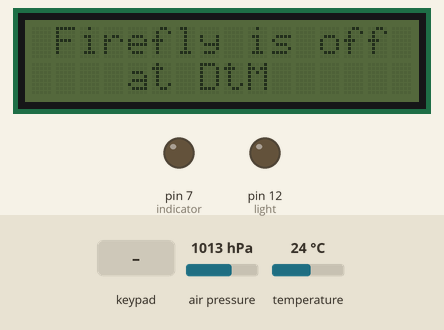
Simulated run of this sketch. Board: Arduino Uno, built with avr-gcc and run on an emulated ATmega328P. Shown: 16×2 character LCD, output pins drawn as LEDs (lit = HIGH). The test bench sets the inputs (shaded band); at power-on: air pressure 1013 hPa, temperature 24 °C. What the sketch prints to the serial monitor is not drawn.

Above: at 4.7 s.
4.8 s: key 'S' pressed
At 6.4 s:
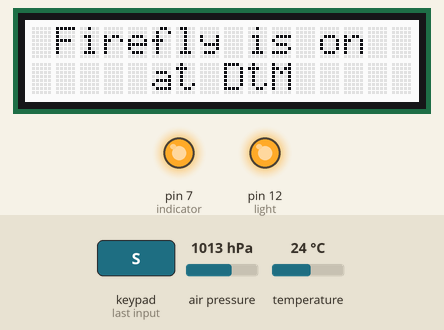
At 10.0 s:
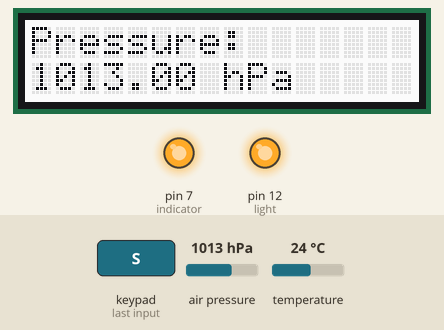
Timing chart, 0 to 11.5 s (numbered marks = the images above; inputs shaded):
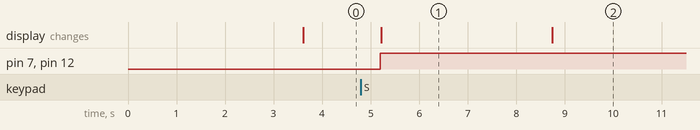

Measured:
- after the input at 4.8 s, pin 7 (indicator), pin 12 (light): LOW → HIGH after 0.39 s; the display: changes after 0.42 s (image 1)
- what the display in image 1 shows lasts 3.5 s, from 5.2 s to 8.7 s

The sketch:

_140330_BMP_firefly_v8.ino
```cpp
#include <Wire.h>
#include <Adafruit_Sensor.h>
#include <Adafruit_BMP085_U.h>
#include <Adafruit_MCP23017.h>
#include <Adafruit_RGBLCDShield.h>

Adafruit_RGBLCDShield lcd = Adafruit_RGBLCDShield();
Adafruit_BMP085_Unified bmp = Adafruit_BMP085_Unified(10085);

const int light = 12;            // This is the pin that the leds are connected to in series
int PressNum = 0;                // The number of times the button has been pressed
int xTimer=0;                    // This is the counter for the timer to indicate how many 500ms delays has occurred
const int indicator = 7;         // This tells the imp that the button was pressed

float temperature;
float seaLevelPressure;
float Altitude;
float pres;
boolean Timer=false;

void setup(void)
{
  pinMode(light, OUTPUT);
  pinMode(indicator, OUTPUT);
  Serial.begin(9600);
  lcd.begin(16, 2);
  lcd.setBacklight(0x0);

  // Initialise the sensor
  if(!bmp.begin())
  {
    // There was a problem detecting the BMP085 ... check your connections
    lcd.setBacklight(0x7);
    lcd.setCursor(0,0);
    lcd.print("Sensors were not");
    lcd.setCursor(0,1);
    lcd.print("Found");
    while(1);
  }
  FFoff();
}

void loop(void)
{
  sensors_event_t event;
  bmp.getEvent(&event);
  uint8_t buttons = lcd.readButtons();

  if (event.pressure)
  {
    bmp.getTemperature(&temperature); //getTemperature
    seaLevelPressure = SENSORS_PRESSURE_SEALEVELHPA;
    Altitude = bmp.pressureToAltitude(seaLevelPressure, event.pressure, temperature);
    pres = event.pressure;

    // Send sensor data to the imp
    byte data[3];
    pres=pres/5;
    data[0]= (byte)(temperature);// + Altitude + pres);
    data[1] = (byte)(Altitude);
    data[2] = (byte)(pres);
    Serial.write(data,3);
  }
  else { lcd.clear(); lcd.setCursor(0,0); lcd.print("Sensor error");} //Serial.println("Sensor error"); }

  if(buttons & BUTTON_SELECT)
  {
    digitalWrite(indicator,HIGH);
    if(PressNum%2==0)
    {
      digitalWrite(light, HIGH);   // turn the LED on (HIGH is the voltage level)
      FFon();
      delay(3500);
      PressNum=PressNum++;
    }
    else
    {
      digitalWrite(light, LOW);   // turn the LED off (LOW is the voltage level)
      FFoff();
      PressNum=PressNum++;
    }

    // Send sensor data to the Lcd
    display_in_lcd("Pressure:",event.pressure,"hPa");
    display_in_lcd("Temperature:",((temperature*9)/5)+32,"F");
    display_in_lcd("Altitude:",(-1*(bmp.pressureToAltitude(seaLevelPressure, event.pressure, temperature))),"m");
    display_in_lcd("Voltage Level:",23,"volts");

    ffReport();

    // Send data to the serial monitor on the computer
    /*
    display_in_serial("Temperature",temperature,"C");
    display_in_serial("Pressure",event.pressure,"hPa");
    display_in_serial("Altitude",bmp.pressureToAltitude(seaLevelPressure, event.pressure, temperature),"m");
    */
    digitalWrite(indicator,LOW);
  }
  turn_off();
}

void turn_off()
{
  if(Timer)
  {
      delay(500);
      if(xTimer==180)
      {
       digitalWrite(light, LOW);
       xTimer=0;
            PressNum=PressNum++;
       Timer=false;
      }
      else
          xTimer++;
  }
  else
  {
    delay(500);
  }
}

void display_in_lcd(String title, float value, String unit)
{
  lcd.setBacklight(0x7);
  lcd.clear();
  lcd.setCursor(0,0);
  lcd.print(title);
  lcd.setCursor(0,1);
  lcd.print(value);
  lcd.setCursor(8,1);
  lcd.print(unit);
  lcd.setCursor(11,1);
  delay(3500);
}

void display_in_serial(String title, float value, String unit)
{
  Serial.print(title);
  Serial.print(":   ") ;
  Serial.print(value);
  Serial.print(" ");
  Serial.println(unit);
}
void progressBar()
{
  lcd.clear();
  byte bar1[8] = { 0x10, 0x10, 0x10, 0x10, 0x10, 0x10, 0x10, 0x10};
  lcd.createChar(1, bar1);
  lcd.setCursor (0, 1);
  lcd.print("0%");
  lcd.setCursor (4, 1);
  lcd.print("sending");
  lcd.setCursor (12, 1);
  lcd.print("100%");
  for (int x = 0; x < 16; x++)                        // Print all the filled blocks
  {
    lcd.setCursor (x, 0);
    lcd.write (1023);
    delay(800/(x+1));
  }
 delay(500);
}

void FFoff()
{
  lcd.clear();
  lcd.setBacklight(0x7);
  lcd.setCursor(1,0);
  lcd.print("Firefly is off");
  lcd.setCursor(4,1);
  lcd.print("at DtM ");
  delay(3500);
  lcd.setBacklight(0x0);
  Timer=false;
}

void FFon()
{
  lcd.clear();
  lcd.setBacklight(0x7);
  lcd.setCursor(1,0);
  lcd.print("Firefly is on");
  lcd.setCursor(4,1);
  lcd.print(" at DtM");
  Timer=true;
}
void ffReport()
{
  lcd.clear();
  lcd.setCursor(0,0);
  lcd.print("Sending Report");
  lcd.setCursor(0,1);
  lcd.print("About Firefly! ");
  delay(3500);
  progressBar();
  lcd.clear();
  lcd.setCursor(0,0);

  lcd.print("Report About");
  lcd.setCursor(0,1);
  lcd.print("Firefly was sent!");
  delay(3500);
  lcd.clear();
  lcd.setBacklight(0x0);
}
```
